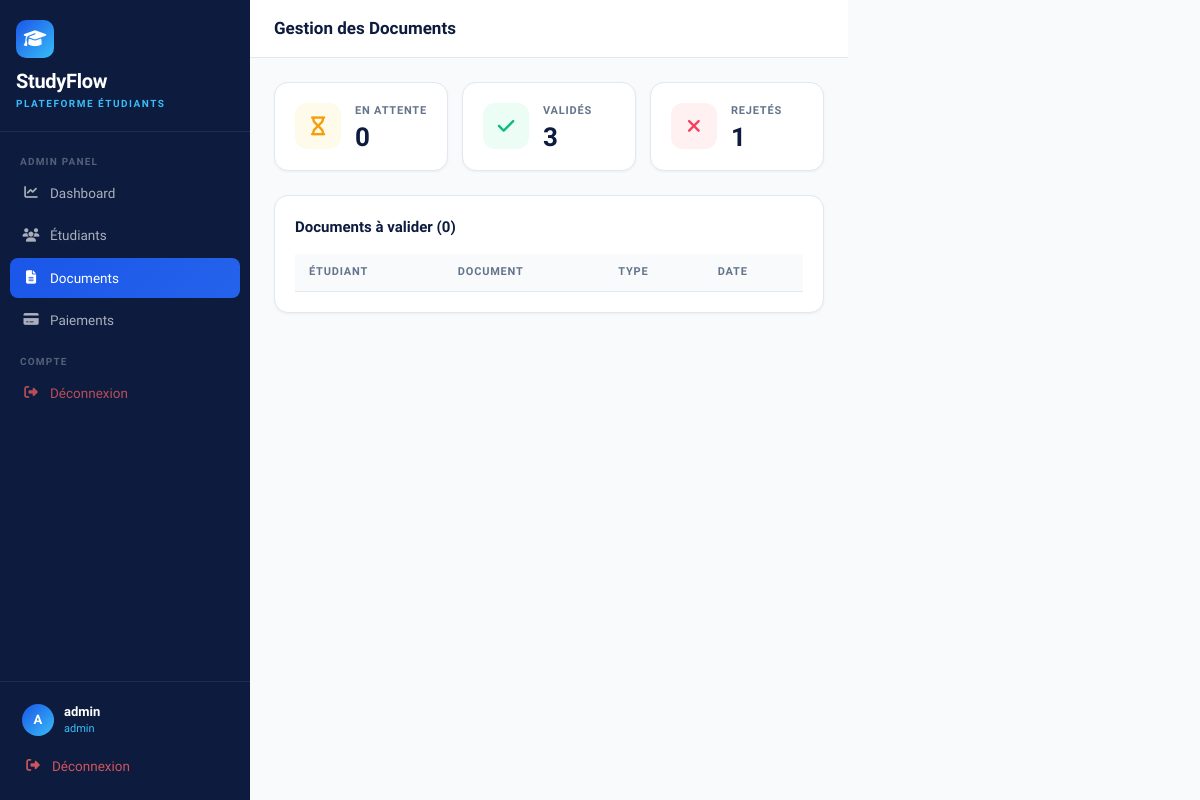
/admin/documents (signed in), run on an earlier commit of the app's database.
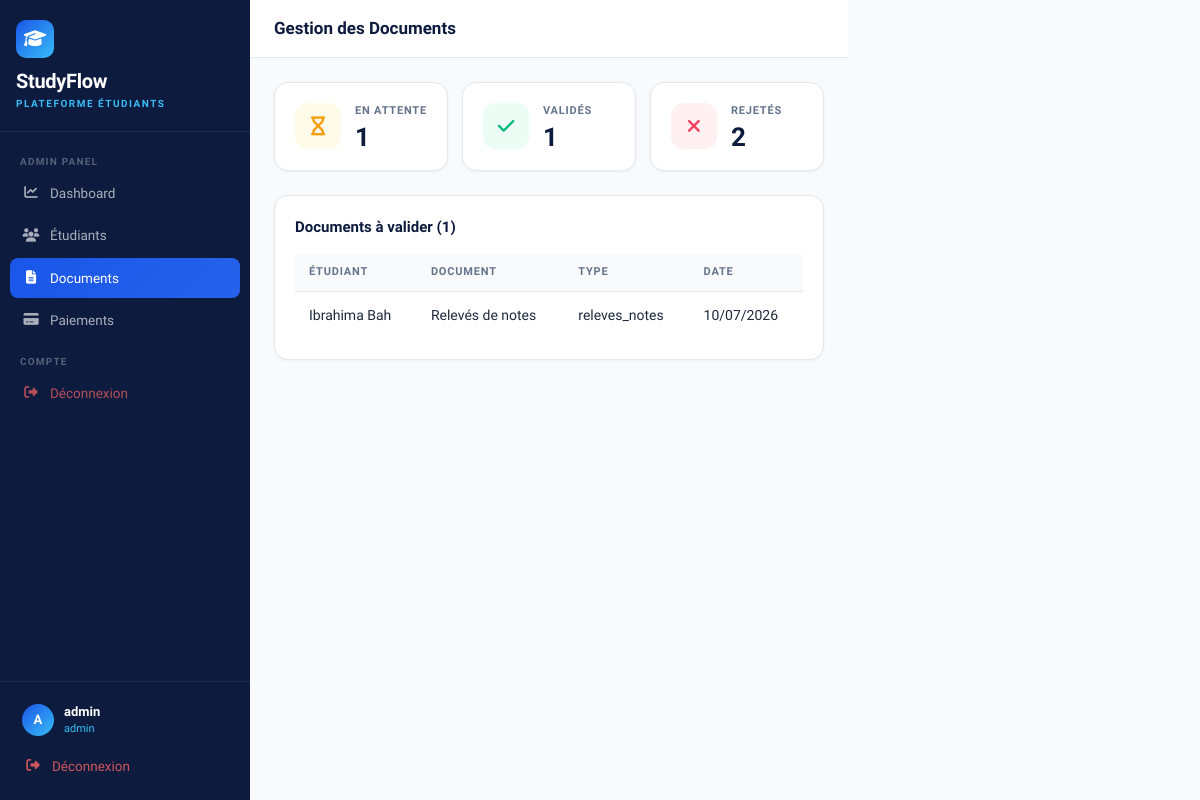
And on a later commit of the database.
### models/user.py (models this page shows)
class Document(db.Model):
    __tablename__ = 'documents'
    id = db.Column(db.Integer, primary_key=True)
    student_id = db.Column(db.Integer, db.ForeignKey('student_profiles.id'), nullable=False)
    name = db.Column(db.String(200))
    doc_type = db.Column(db.String(50))
    file_url = db.Column(db.String(300))
    file_name = db.Column(db.String(200))
    file_size = db.Column(db.Integer)
    status = db.Column(db.String(20), default='en_attente')
    rejection_reason = db.Column(db.Text)
    uploaded_at = db.Column(db.DateTime, default=datetime.utcnow)

class StudentProfile(db.Model):
    __tablename__ = 'student_profiles'
    id = db.Column(db.Integer, primary_key=True)
    user_id = db.Column(db.Integer, db.ForeignKey('users.id'), nullable=False)
    assigned_agent_id = db.Column(db.Integer, db.ForeignKey('users.id'), nullable=True)
    first_name = db.Column(db.String(80))
    last_name = db.Column(db.String(80))
    phone = db.Column(db.String(20))
    nationality = db.Column(db.String(50))
    passport_number = db.Column(db.String(30))
    destination_country = db.Column(db.String(50))
    program = db.Column(db.String(200))
    program_level = db.Column(db.String(20), default='Licence')  # Licence, Master
    university = db.Column(db.String(200))
    status = db.Column(db.String(30), default='nouveau')
    created_at = db.Column(db.DateTime, default=datetime.utcnow)
    documents = db.relationship('Document', backref='student', lazy=True)
    assigned_agent = db.relationship('User', foreign_keys=[assigned_agent_id])
    payments = db.relationship('Payment', backref='student', lazy=True)
    @property
    def full_name(self):
        return f"{self.first_name or ''} {self.last_name or ''}".strip()

### routes/admin.py (the view)
@admin_bp.route('/documents')
@login_required
@admin_required
def documents():
    all_docs = Document.query.order_by(Document.uploaded_at.desc()).all()
    pending = [d for d in all_docs if d.status == 'en_attente']
    validated = [d for d in all_docs if d.status == 'validé']
    rejected = [d for d in all_docs if d.status == 'rejeté']
    return render_template('admin/documents.html',
        all_docs=all_docs,
        pending=pending,
        validated=validated,
        rejected=rejected
    )

### routes/admin.py (called while the page is built)
def admin_required(f):
    @wraps(f)
    def decorated(*args, **kwargs):
        if not current_user.is_authenticated or current_user.role != 'admin':
            flash('Accès refusé. Vous n\'êtes pas administrateur.', 'danger')
            return redirect(url_for('auth.login'))
        return f(*args, **kwargs)
    return decorated

### templates/admin/documents.html (shortened to what this page needs)
{% extends "base.html" %}
{% block sidebar_nav %}
<div class="nav-label">Admin Panel</div>
<a href="{{ url_for('admin.dashboard') }}" class="sidebar-link">
  <i class="fas fa-chart-line"></i> Dashboard
</a>
<a href="{{ url_for('admin.students') }}" class="sidebar-link">
  <i class="fas fa-users"></i> Étudiants
</a>
<a href="{{ url_for('admin.documents') }}" class="sidebar-link active">
  <i class="fas fa-file-alt"></i> Documents
</a>
<a href="{{ url_for('admin.payments') }}" class="sidebar-link">
  <i class="fas fa-credit-card"></i> Paiements
</a>
<div class="nav-label">Compte</div>
<a href="{{ url_for('auth.logout') }}" class="sidebar-link" style="color:rgba(255,100,100,.7);">
  <i class="fas fa-sign-out-alt"></i> Déconnexion
</a>
{% endblock %}
{% block page_title %}Gestion des Documents{% endblock %}
{% block content %}
<div style="display:grid;grid-template-columns:repeat(3,1fr);gap:14px;margin-bottom:24px;">
  <div class="stat-card">
    <div class="stat-icon" style="background:#FFFBEB;"><i class="fas fa-hourglass" style="color:#F59E0B;"></i></div>
    <div>
      <div class="stat-label">En attente</div>
      <div class="stat-value">{{ pending|length }}</div>
    </div>
  </div>
  <div class="stat-card">
    <div class="stat-icon" style="background:#ECFDF5;"><i class="fas fa-check" style="color:#10B981;"></i></div>
    <div>
      <div class="stat-label">Validés</div>
      <div class="stat-value">{{ validated|length }}</div>
    </div>
  </div>
  <div class="stat-card">
    <div class="stat-icon" style="background:#FFF1F2;"><i class="fas fa-times" style="color:#F43F5E;"></i></div>
    <div>
      <div class="stat-label">Rejetés</div>
      <div class="stat-value">{{ rejected|length }}</div>
    </div>
  </div>
</div>
<div class="sf-card">
  <div style="font-size:15px;font-weight:700;color:#0D1B3E;margin-bottom:16px;">Documents à valider ({{ pending|length }})</div>
  <table class="sf-table">
    <thead>
      <tr>
        <th>Étudiant</th>
        <th>Document</th>
        <th>Type</th>
        <th>Date</th>
      </tr>
    </thead>
    <tbody>
      {% for doc in pending %}
      <tr>
        <td>{{ doc.student.full_name }}</td>
        <td>{{ doc.name }}</td>
        <td>{{ doc.doc_type }}</td>
        <td>{{ doc.uploaded_at.strftime('%d/%m/%Y') }}</td>
      </tr>
      {% endfor %}
    </tbody>
  </table>
</div>
{% endblock %}

What changed in the data, as far as the page shows it:
now on this page (row edited): Document: student.full_name "Ibrahima Bah", name "Relevés de notes", doc_type "releves_notes", uploaded_at "10/07/2026"
Also different on the page:
{{ pending|length }}: "0" → "1"
{{ validated|length }}: "3" → "1"
{{ rejected|length }}: "1" → "2"
